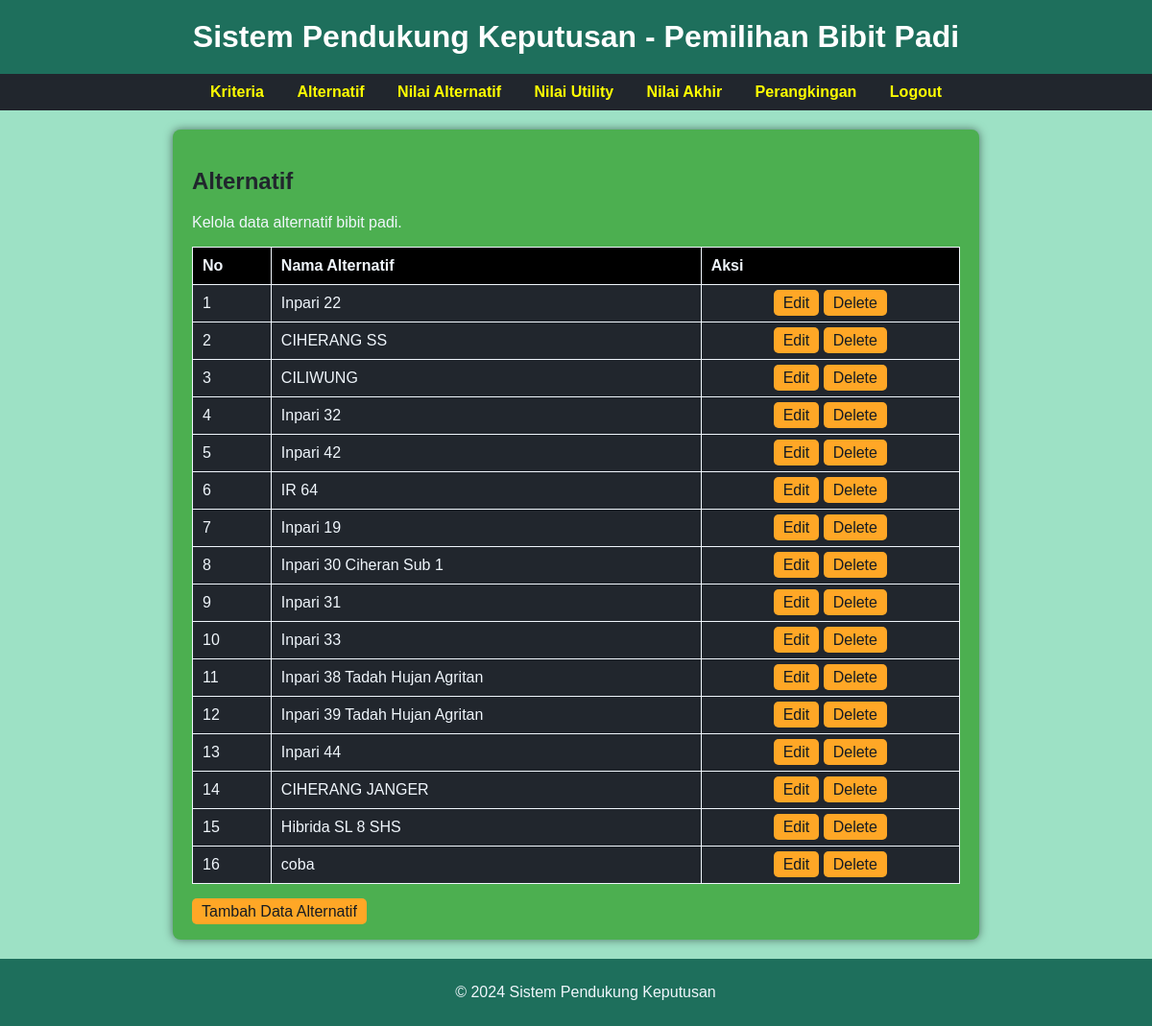
The page /admin/alternatif.php (signed in) on the database its author committed.
### tables this page shows
CREATE TABLE `alternatif` (
  `alternatif_id` int NOT NULL,
  `nama_bibit` varchar(255) NOT NULL
);

### admin/alternatif.php (the view, shortened to what this page needs)
<?php
include "../koneksi.php";
$alternatif = mysqli_query($koneksi, "
    SELECT * FROM alternatif
");
?>
<!DOCTYPE html>
<html lang="en">
<head>
    <link rel="stylesheet" href="./assets/alternatif.css">
</head>
<body>
    <header>
        <h1>Sistem Pendukung Keputusan - Pemilihan Bibit Padi</h1>
    </header>
    <nav>
        <a href="kriteria.php">Kriteria</a>
        <a href="#">Alternatif</a>
        <a href="nilaiAlternatif.php">Nilai Alternatif</a>
        <a href="utility.php">Nilai Utility</a>
        <a href="nilai_akhir.php">Nilai Akhir</a>
        <a href="perangkingan.php">Perangkingan</a>
        <a href="../logout.php">Logout</a>
    </nav>
    <main>
        <div class="container">
            <section id="alternatif" class="feature">
                <h2>Alternatif</h2>
                <p>Kelola data alternatif bibit padi.</p>
                <table>
                    <thead>
                        <tr>
                            <th>No</th>
                            <th>Nama Alternatif</th>
                            <th>Aksi</th>
                        </tr>
                    </thead>
                    <tbody>
                        <?php
                        $no = 1;
                        while ($row = mysqli_fetch_assoc($alternatif)): ?>
                            <tr>
                                <td><?= $no++ ?></td>
                                <td><?= htmlspecialchars($row['nama_bibit']); ?></td>
                                <td>
                                    <div class="btn-group aksi">
                                        <a href="edit/editAlternatif.php?id=<?= htmlspecialchars($row['alternatif_id']);?>">Edit</a>
                                        <a href="alternatif.php?id=<?= htmlspecialchars($row['alternatif_id']); ?>"
                                            onclick="return confirm('Apakah Anda Yakin Untuk Menghapus Data Ini?')">
                                            Delete
                                        </a>
                                    </div>
                                </td>
                            </tr>
                        <?php endwhile; ?>
                    </tbody>
                </table>
            </section>
            <div class="tambah">
                <a href="tambah/tambahAlternatif.php">Tambah Data Alternatif</a>
            </div>
        </div>
    </main>
    <footer>
        <p>&copy; 2024 Sistem Pendukung Keputusan</p>
    </footer>
</body>
</html>

### admin/assets/alternatif.css (style rules this page uses)
body { font-family: Arial, sans-serif; margin: 0; padding: 0; background-color: #9de1c5; color: #f0f6fc; display: flex; flex-direction: column; min-height: 100vh; }
header { background-color: #1e6f5c; padding: 20px; text-align: center; }
header h1 { margin: 0; color: white; }
nav { background-color: #21262d; padding: 10px; text-align: center; }
nav a { color: yellow; text-decoration: none; margin: 0 15px; font-weight: bold; }
main { flex: 1; padding: 20px; }
.container { max-width: 800px; margin: 0 auto; background-color: #4caf50; padding: 20px; border-radius: 8px; box-shadow: 0 0 10px rgba(0, 0, 0, 0.5); }
.feature { margin-bottom: 20px; }
.feature h2 { color: #21262d; }
footer { background-color: #1e6f5c; text-align: center; padding: 10px; bottom: 0; width: 100%; }
table { width: 100%; border-collapse: collapse; margin-top: 10px; }
table, th, td { border: 1px solid #f0f6fc; }
th, td { padding: 10px; text-align: left; background-color: #21262d; }
th { background-color: #000; }
.btn-group a { background-color: #ffa726; color: #161b22; border: none; padding: 5px 10px; cursor: pointer; border-radius: 5px; text-decoration: none; }
.aksi { text-align: center; align-items: center; }
.tambah a { background-color: #ffa726; color: #161b22; border: none; padding: 5px 10px; cursor: pointer; border-radius: 5px; text-decoration: none; }

### rows shown on the page
alternatif: nama_bibit "Inpari 22"
alternatif: nama_bibit "CIHERANG SS"
alternatif: nama_bibit "CILIWUNG"
alternatif: nama_bibit "Inpari 32"
alternatif: nama_bibit "Inpari 42"
alternatif: nama_bibit "IR 64"
alternatif: nama_bibit "Inpari 19"
alternatif: nama_bibit "Inpari 30 Ciheran Sub 1"
alternatif: nama_bibit "Inpari 31"
alternatif: nama_bibit "Inpari 33"
alternatif: nama_bibit "Inpari 38 Tadah Hujan Agritan"
alternatif: nama_bibit "Inpari 39 Tadah Hujan Agritan"
alternatif: nama_bibit "Inpari 44"
alternatif: nama_bibit "CIHERANG JANGER"
alternatif: nama_bibit "Hibrida SL 8 SHS"
alternatif: nama_bibit "coba"
